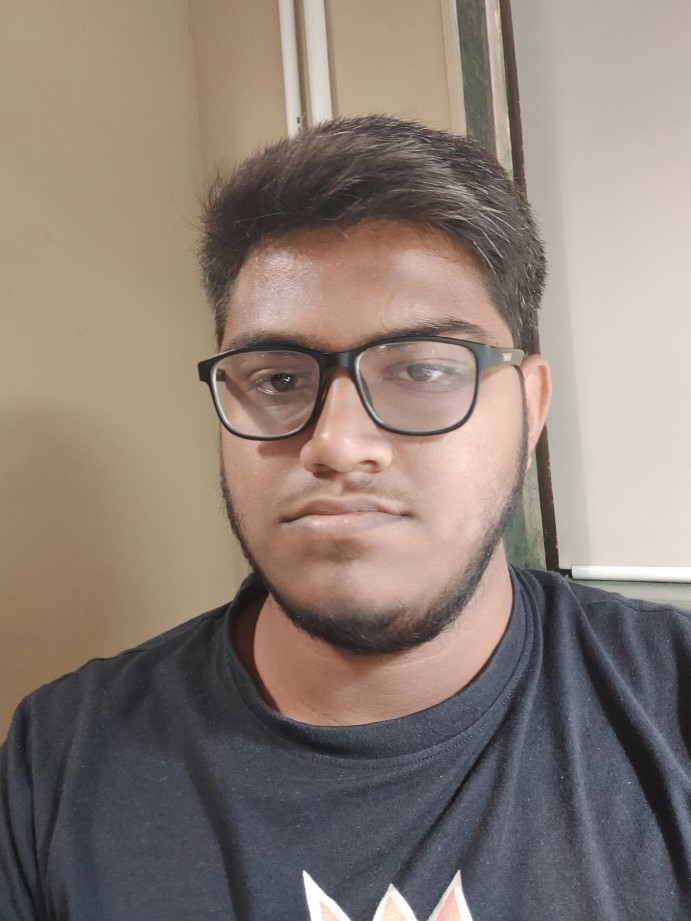
#> input picture All Codes/Face Recognitions/rachit10.jpg, 691 x 921 px
$ python tester.py
#> lines starting #> are read from the running program, lines starting #| are printed output that depends on the picture; long printed decimals are rounded
### All Codes/Face Recognitions/FaceRecognition.py
import cv2
import os
import numpy as np

#This module contains all common functions that are called in tester.py file


#Given an image below function returns rectangle for face detected alongwith gray scale image
def faceDetection(test_img):
    gray_img=cv2.cvtColor(test_img,cv2.COLOR_BGR2GRAY)#convert color image to grayscale
    classloc = os.path.abspath('haarcascades')
    classloc = classloc + "/haarcascade_frontalface_default.xml"
    face_haar_cascade=cv2.CascadeClassifier(classloc)#Load haar classifier
    faces=face_haar_cascade.detectMultiScale(gray_img,scaleFactor=1.32,minNeighbors=5)#detectMultiScale returns rectangles

    return faces,gray_img

#Given a directory below function returns part of gray_img which is face alongwith its label/ID
def labels_for_training_data(directory):
    faces=[]
    faceID=[]

    for path,subdirnames,filenames in os.walk(directory):
        for filename in filenames:
            if filename.startswith("."):
                print("Skipping system file")#Skipping files that startwith .
                continue

            id=os.path.basename(path)#fetching subdirectory names
            img_path=os.path.join(path,filename)#fetching image path
            print("img_path:",img_path)
            print("id:",id)
            test_img=cv2.imread(img_path)#loading each image one by one
            if test_img is None:
                print("Image not loaded properly")
                continue
            faces_rect,gray_img=faceDetection(test_img)#Calling faceDetection function to return faces detected in particular image
            if len(faces_rect)!=1:
               continue #Since we are assuming only single person images are being fed to classifier
            (x,y,w,h)=faces_rect[0]
            roi_gray=gray_img[y:y+w,x:x+h]#cropping region of interest i.e. face area from grayscale image
            faces.append(roi_gray)
            faceID.append(int(id))
    return faces,faceID


#Below function trains haar classifier and takes faces,faceID returned by previous function as its arguments
def train_classifier(faces,faceID):
    face_recognizer = cv2.face.LBPHFaceRecognizer_create()
    face_recognizer.train(faces,np.array(faceID))
    return face_recognizer

#Below function draws bounding boxes around detected face in image
def draw_rect(test_img,face):
    (x,y,w,h)=face
    cv2.rectangle(test_img,(x,y),(x+w,y+h),(255,0,0),thickness=2)

#Below function writes name of person for detected label
def put_text(test_img,text,x,y):
    cv2.putText(test_img,text,(x,y),cv2.FONT_HERSHEY_DUPLEX,2,(255,0,0),2)


### All Codes/Face Recognitions/tester.py
import cv2
import os
import numpy as np
import FaceRecognition as fr

test_loc = os.path.abspath('rachit10.jpg')
test_img = cv2.imread(test_loc)
#> test_img is the input picture: shape (921, 691, 3); mean B, G, R 116.9, 126.3, 139.5
faces_detected, gray_img = fr.faceDetection(test_img)
#> in faceDetection, `gray_img=cv2.cvtColor(test_img,cv2.COLOR_BGR2GRAY)#convert color image..`:
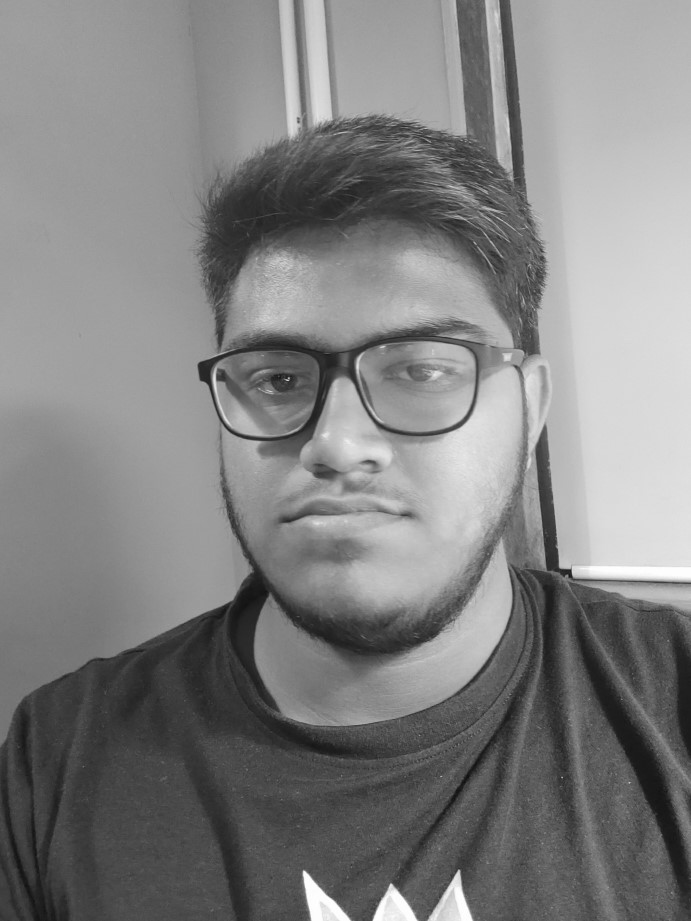
#> gray_img: shape (921, 691); min 15, max 255, mean 129.2
#> in faceDetection, `faces=face_haar_cascade.detectMultiScale(gray_img,scaleFactor=1.32,min..`: faces = [[156, 228, 385, 385]]
#> faces_detected = [[156, 228, 385, 385]]

# [6 lines of commented-out code are left out]

img_location = os.path.abspath('Image')
faces,faceID = fr.labels_for_training_data(img_location)
#> pass 2 of the loop in labels_for_training_data, `for path,subdirnames,filenames in os.walk(directory):`:
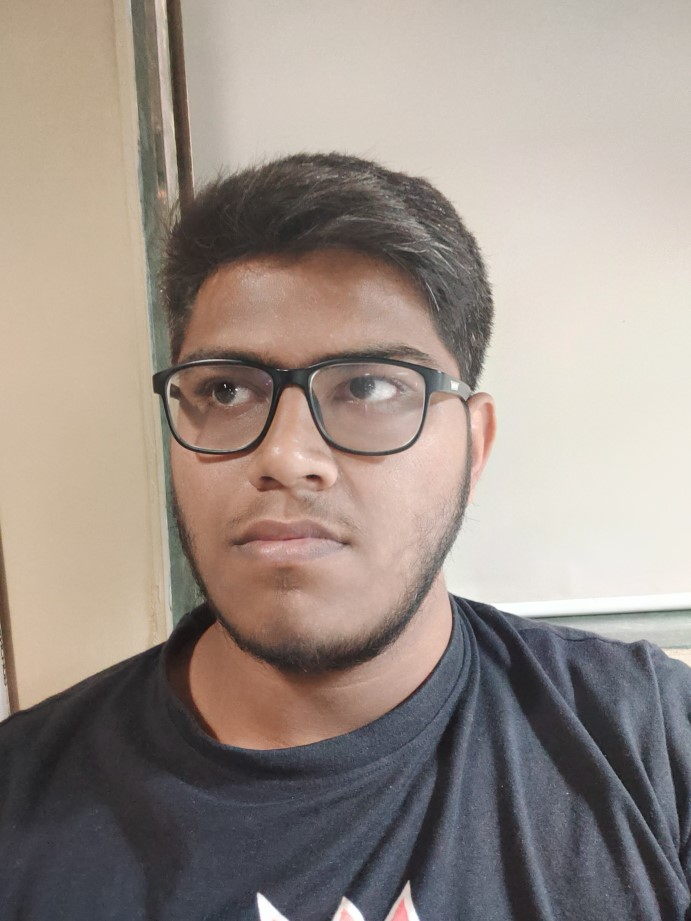
#> input picture All Codes/Face Recognitions/Image/0/rachit3.jpg, 691 x 921 px
#> in labels_for_training_data, test_img is the input picture: shape (921, 691, 3); mean B, G, R 136.2, 143.8, 155.2
#> in faceDetection (call 2), `gray_img=cv2.cvtColor(test_img,cv2.COLOR_BGR2GRAY)#convert color image..`:
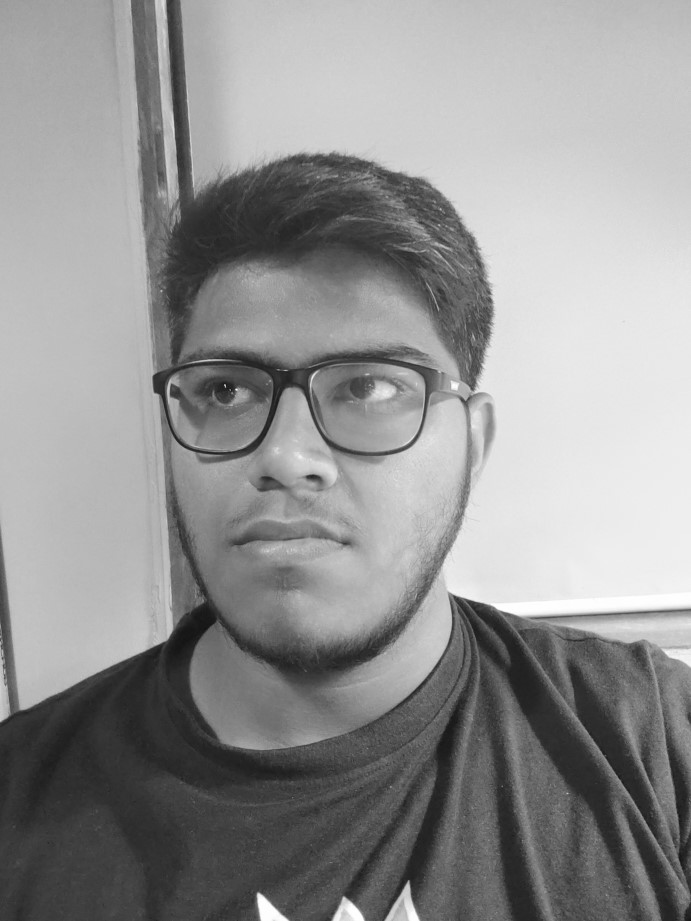
#> gray_img: shape (921, 691); min 16, max 255, mean 146.3
#> faces = ()

face_recognizer = fr.train_classifier(faces,faceID)

face_recognizer.save('traindata.yml')

face_recognizer = cv2.face.LBPHFaceRecognizer_create()
yml_loc = os.path.abspath('traindata.yml')
face_recognizer.read(yml_loc)
name = {1:"Andy",0:"Rachit",2:"Mili",3:"Cody",4:"Zack"}

for fs in faces_detected:
    (x,y,w,h) = fs
    roi_gray = gray_img[y:y+h,x:x+h]
    label,confidence = face_recognizer.predict(roi_gray)
    fr.draw_rect(test_img,fs)
    predicted_name = name[label]
    print(confidence)
    #if confidence>37:
    #    continue
    fr.put_text(test_img,predicted_name,x,y)
#> this loop made 1 pass
#> (label, confidence, predicted_name) on pass 1: (0, 41.59, 'Rachit')
#| 41.595
#> pass 1, `roi_gray = gray_img[y:y+h,x:x+h]`:
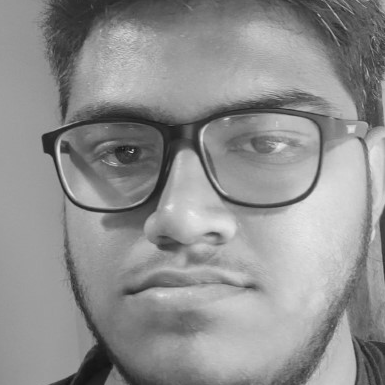
#> roi_gray: shape (385, 385); min 18, max 236, mean 143.4

test_img = cv2.resize(test_img,(500,500))
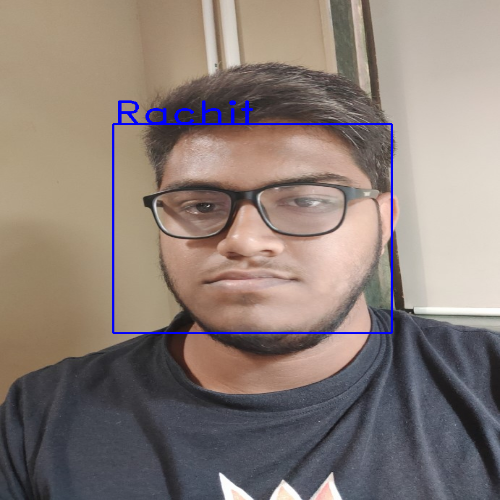
#> test_img: shape (500, 500, 3); mean B, G, R 118.7, 125, 138
cv2.imshow("Images", test_img)
cv2.waitKey(0)
cv2.destroyAllWindows
